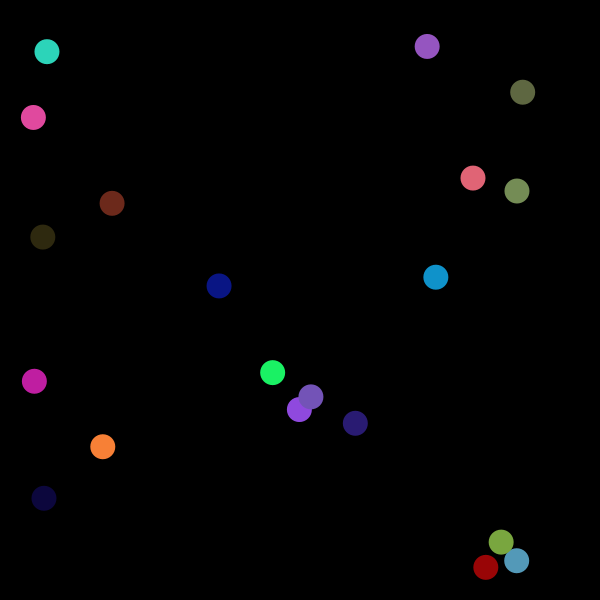
Frame 1 (no input)
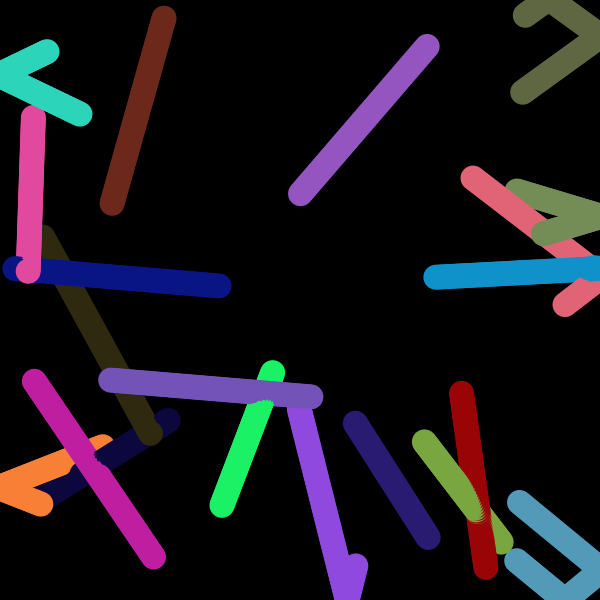
Frame 60 (the mouse pressed at the canvas centre just before this capture)
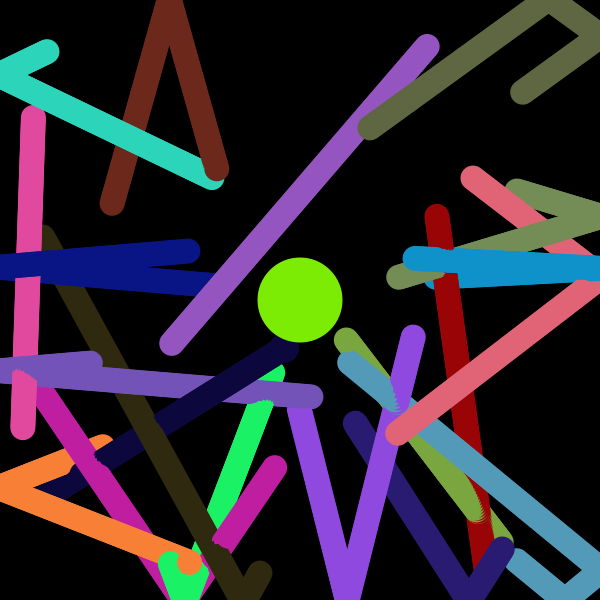
Frame 120 (the mouse held since frame 60 and released just before this capture)

The Processing sketch that drew these frames (run headless with seeded random() and noise(); from frame 60 on, the mouse is pressed at the canvas centre):

// Processing sketch: Chain_Reaction
// ── Chain_Reaction.pde
/** Chain Reaction **/

ArrayList<Ball> _balls = new ArrayList<Ball>();

// ====================================================================
// Setup - Initialization of the World
// ====================================================================
void setup() {
  size(600,600); // World Size
  background(0); // Black
  for (int i = 0 ; i < 20 ; i++)
    _balls.add(new Ball(random(360), 2 + random(2)));
  frameRate(60); // 60 FPS Default
}

// ====================================================================
// Draw - Runs Program
// ====================================================================
void draw() {
  clear();
  for (Ball b : _balls) {
    b.update();
    
    for (Ball other : _balls) {
      if (b != other && 
          b._state == 0 &&
          other._state > 0 &&
          b.detect(other)) { //detect all balls other than self
        b._state = 1;
      }
    }
    
  }
}

void mousePressed() {
  _balls.add( new Ball(0,0,mouseX,mouseY,1) );
}
// ── Ball.pde
/** Ball Class **/

class Ball {
  // ====================================================================
  // Instance Variables
  // ====================================================================
  float _dx, _dy, _x, _y, _size;
  int _state;
  color c; 
 
  // State Variable: (Subject to Change)
  // -1 - Dead
  // 0 - Moving
  // 1 - Expanding
  // 2 - Shrinking
  
  // ====================================================================
  // Default Constructor
  // ====================================================================
  Ball() {
    float randSpeed = 2 + random(2);
    float randAngle = random(360);
    _dx = randSpeed * cos(randAngle);
    _dy = randSpeed * sin(randAngle);
    _state = 0;
    _x = random(width); //random float [0, 600)
    _y = random(height);
    _size = 25;
    c = color(int(random(255)),int(random(255)),int(random(255)));
  }
  
  Ball(float angle, float speed) {
    this();
    _dx = speed * cos(angle);
    _dy = speed * sin(angle);
  }
  
  Ball(float angle, float speed, int x, int y, int state) { //this looks kind of out of place :P
    this(angle, speed);
    _x = x;
    _y = y;
    _state = state;
  }
  
  
  // ====================================================================
  // Ball Movement - State 0: Moving
  // ====================================================================
  /* reflect() - If the ball hits a wall, negate the appropriate velocity
   * precond: none
   * postcond: dx or dy is negated depending on where the ball reflects */
  void reflect() {
    //robustify to allow for any window size
    if (_x <= 0 || _x >= 600) {
      _dx = -(_dx);
    }
    if (_y <= 0 || _y >= 600) {
      _dy = -(_dy);
    } 
  }
  
  /* tick() - Moves the ball according to its dx and dy values
   * precond: 
   * postcond: x and y are updated accordingly */
  void tick() { // Name subject to change
    _x += _dx;
    _y += _dy;
  }
  
  // ====================================================================
  // Chain Reaction - State 1,2: Expanding and Shrinking
  // ====================================================================
  /* updateSize() - Changes the size of the ball depending on its state
   * precond: start > 0 (not dead or moving)
   * postcond: size is updated according to the state of the ball */
   void updateSize() {
     if (_state == 1) { //expanding
       if (_size >= 150) //start shrinking at size=150
         _state = 2; 
       else _size++;
     }
     else { //shrinking
       if (_size <= 0)
         _state = -1;
       else _size--;
     }
     
   }
  
  /* detect() - Returns a boolean indicating whether this ball has collided with an
   *            expanding or shrinking ball
   * precond: parameter other is a Ball
   * postcond: boolean indicating whether the two balls are touching */
   boolean detect(Ball other) {
     if ( (_size + other._size)/2 > cartDist(this, other) ) { //if other ball is within 1 unit from me
       return true;
     }
     return false;
   }
   
   /* cartDist() - Returns Cartesian distance between 2 balls
   * precond: parameters ball1 and ball2 are Balls
   * postcond: float representing distance between the 2 given balls */
   float cartDist(Ball ball1, Ball ball2) {
      return sqrt( sq(ball1._x - ball2._x) +  
                   sq(ball1._y - ball2._y) ); 
   }
   
  // ====================================================================
  // Updating Image - Prints Ball onto canvas
  // ====================================================================
  void update() {
    
    if (_state != -1) {
      if (_state == 0) {
        reflect();
        tick();
      }
      else updateSize(); //state should be 1 or 2
      fill(c);
      noStroke();
      ellipse (_x, _y, _size, _size);
    }
    
  }
  
  
}
